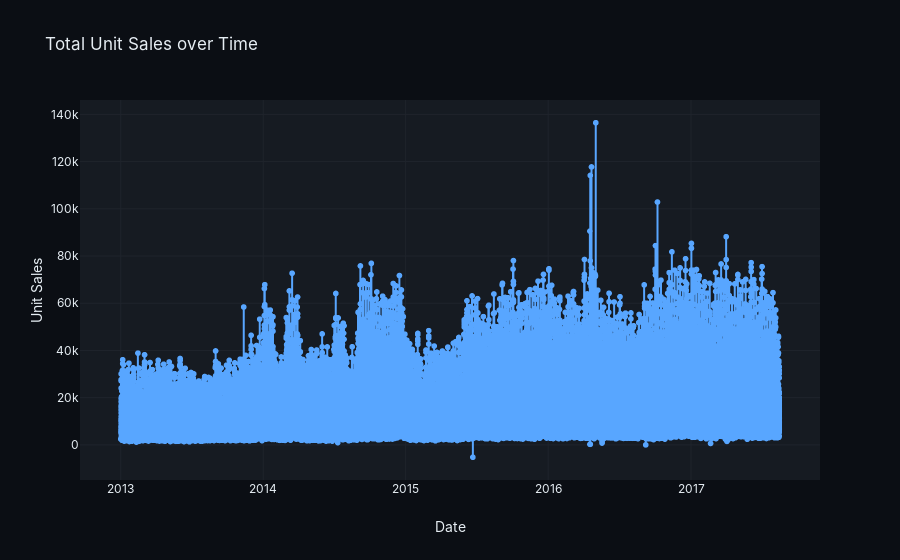

This figure's notebook cell:
### Code cell
fig = px.line(
    sale_day_store_level,
    x="date",
    y="unit_sales",
    markers=True,
    title="Total Unit Sales over Time",
)

fig.update_layout(xaxis_title="Date", yaxis_title="Unit Sales")

fig.show()

### Figure 1 — Plotly figure (JSON) as saved in the notebook; plotly's stock layout.template omitted (floating-point values rounded to 4 significant figures; data arrays with more than 128 entries replaced by an {"elided": "..."} marker saying what was removed)
{"data": [{"hovertemplate": "date=%{x}<br>unit_sales=%{y}<extra></extra>", "legendgroup": "", "line": {"color": "#58A6FF", "dash": "solid"}, "marker": {"symbol": "circle"}, "mode": "lines+markers", "name": "", "showlegend": false, "type": "scattergl", "x": {"elided": "83606 str values"}, "xaxis": "x", "y": {"elided": "83606 float values"}, "yaxis": "y"}], "layout": {"legend": {"tracegroupgap": 0}, "title": {"text": "Total Unit Sales over Time"}, "xaxis": {"anchor": "y", "domain": [0, 1], "title": {"text": "Date"}}, "yaxis": {"anchor": "x", "domain": [0, 1], "title": {"text": "Unit Sales"}}}}
